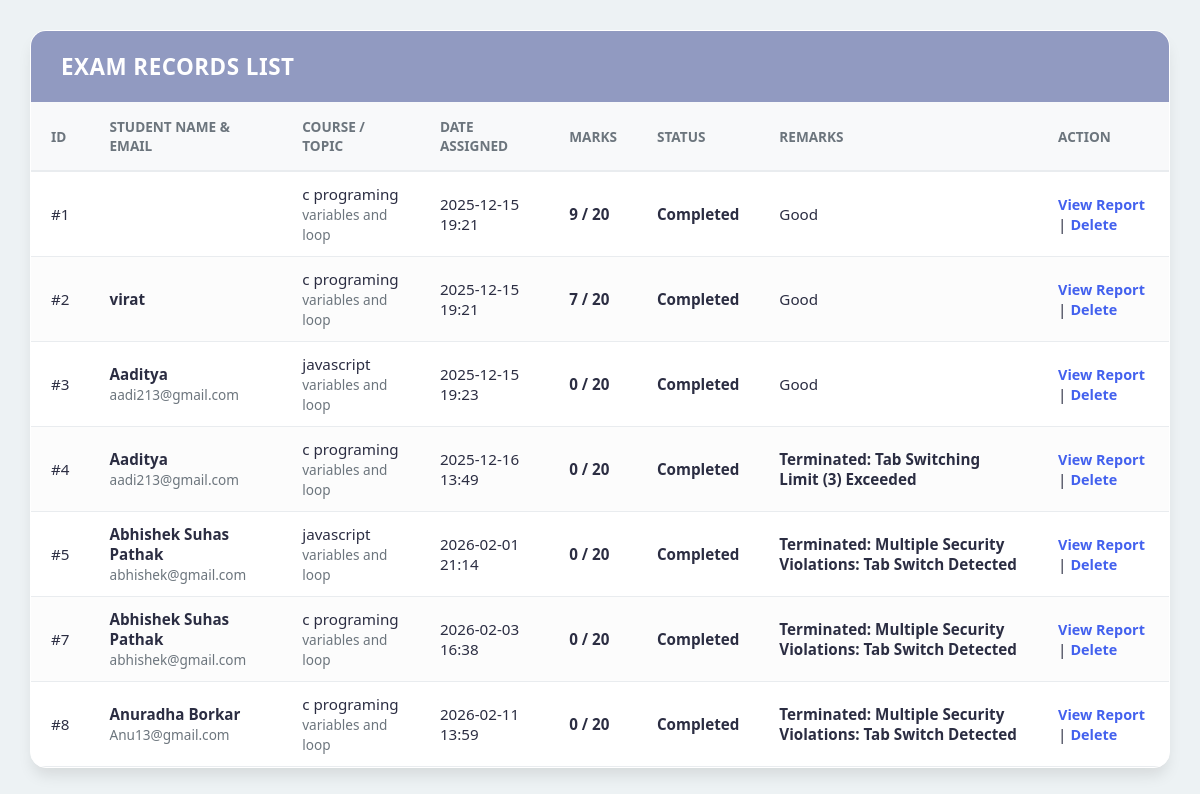
The page /exam-section/show_exams.php (signed in) on the database its author committed.
### tables this page shows
CREATE TABLE `student_exams` (
  `exam_id` int(11) NOT NULL,
  `student_id` varchar(100) DEFAULT NULL,
  `student_name` varchar(100) DEFAULT NULL,
  `student_email` varchar(255) DEFAULT NULL,
  `course_name` varchar(100) DEFAULT NULL,
  `subject` varchar(100) DEFAULT NULL,
  `topic_name` varchar(255) DEFAULT NULL,
  `difficulty` varchar(50) DEFAULT 'Medium',
  `total_questions` int(11) DEFAULT 20,
  `status` varchar(20) DEFAULT 'Pending',
  `exam_date` timestamp NOT NULL DEFAULT current_timestamp(),
  `marks_obtained` int(11) DEFAULT 0,
  `created_at` timestamp NOT NULL DEFAULT current_timestamp(),
  `remarks` varchar(255) DEFAULT 'Good'
);

### includes/security.php (called while the page is built, shortened)
<?php
function csrf_token()
{
    return $_SESSION['csrf_token'];
}

### exam-section/show_exams.php (the view, shortened to what this page needs)
<?php
require '../includes/security.php';
require '../includes/config.php';
$csrf_token = csrf_token();
$role = isset($_SESSION['role']) ? $_SESSION['role'] : '';
$logged_email = isset($_SESSION['username']) ? $_SESSION['username'] : '';
?>
<!DOCTYPE html>
<html lang="en">
<head>
  <link rel="stylesheet" href="../exam-section/exam-section-css/show_exams_style.css?v=<?php echo time(); ?>">
</head>
<body>
    <div class="card">
        <div class="card-header">
            <h3 class="card-title">Exam Records List</h3>
        </div>
        <div class="card-body">
            <table class="details-table">
                <thead>
                    <tr>
                        <th>ID</th>
                        <th>Student Name & Email</th>
                        <th>Course / Topic</th>
                        <th>Date Assigned</th>
                        <th>Marks</th>
                        <th>Status</th>
                        <th>Remarks</th>
                        <th>Action</th>
                    </tr>
                </thead>
                <tbody>
                    <?php
                    if ($role == 'student') {
                        $stmt = $con->prepare('SELECT * FROM student_exams WHERE student_email = ? ORDER BY exam_id');
                        $res = null;
                        if ($stmt) {
                            $stmt->bind_param('s', $logged_email);
                            $stmt->execute();
                            $res = $stmt->get_result();
                            $stmt->close();
                        }
                    } else {
                        $stmt = $con->prepare('SELECT * FROM student_exams ORDER BY exam_id');
                        $res = null;
                        if ($stmt) {
                            $stmt->execute();
                            $res = $stmt->get_result();
                        }
                    }
                    if($res && mysqli_num_rows($res) > 0) {
                        while($row = mysqli_fetch_assoc($res)) {
                            $dateShow = isset($row['exam_date']) ? date("Y-m-d H:i", strtotime($row['exam_date'])) : "N/A";
                            $marksShow = ($row['status'] == 'Completed') ? $row['marks_obtained'] . " / " . $row['total_questions'] : "-";
                            $statusClass = ($row['status'] == 'Completed') ? 'text-success' : 'text-warning';
                            $remarkText = isset($row['remarks']) ? $row['remarks'] : 'Completed Successfully';
                            $remarkClass = 'text-dark';
                            if(strpos($remarkText, 'Terminated') !== false) {
                                $remarkClass = 'text-danger';
                                $remarkText = $remarkText;
                            } else if($remarkText == 'Completed Successfully') {
                                $remarkClass = 'text-success';
                                $remarkText = 'Clean';
                            }
                            $deleteBtn = '';
                            if ($role == 'admin' || $role == 'teacher') {
                                $deleteBtn = " | <a href='delete_exam.php?exam_id={$row['exam_id']}&csrf_token=" . urlencode($csrf_token) . "' class='view-link text-danger' onclick=\"return confirm('Delete this exam?');\">Delete</a>";
                            }
                            echo "<tr>
                                <td>#{$row['exam_id']}</td>
                                <td>
                                    <strong>{$row['student_name']}</strong><br>
                                    <span style='font-size: 0.85rem; color: #6c757d;'>{$row['student_email']}</span>
                                </td>
                                <td>
                                    {$row['course_name']}<br>
                                    <span style='font-size: 0.85rem; color: #6c757d;'>{$row['topic_name']}</span>
                                </td>
                                <td>{$dateShow}</td>
                                <td><strong>{$marksShow}</strong></td>
                                <td class='{$statusClass}'>{$row['status']}</td>
                                <td class='{$remarkClass}'>{$remarkText}</td>
                                <td>
                                    <a href='view_student_result.php?exam_id={$row['exam_id']}' class='view-link'>View Report</a>{$deleteBtn}
                                </td>
                            </tr>";
                        }
                    } else {
                        echo "<tr><td colspan='8' style='text-align:center; padding:30px; color: #6c757d;'>No Exam Records Found</td></tr>";
                    }
                    ?>
                </tbody>
            </table>
        </div>
    </div>
</body>
</html>

### exam-section/exam-section-css/show_exams_style.css (style rules this page uses)
:root { --primary-color: #4361ee; --secondary-color: #f8f9fa; --text-dark: #2b2d42; --text-light: #6c757d; --border-color: #e9ecef; --success-color: #2ecc71; --danger-color: #e74c3c; --warning-color: #f1c40f; --header-bg: #919ac1; }
body { font-family: 'Segoe UI', 'Roboto', sans-serif; background-color: #edf2f4; color: var(--text-dark); margin: 0; padding: 30px; }
.card { background-color: #ffffff; border-radius: 16px; box-shadow: 0 10px 15px -3px rgba(0, 0, 0, 0.1); overflow: hidden; border: 1px solid white; }
.card-header { background-color: var(--header-bg); padding: 20px 30px; color: white; }
.card-title { font-size: 1.4rem; font-weight: 600; margin: 0; text-transform: uppercase; letter-spacing: 0.5px; }
.card-body { padding: 0; overflow-x: auto; }
.details-table { width: 100%; border-collapse: collapse; min-width: 900px; }
.details-table thead tr { background-color: #f8f9fa; }
.details-table th { padding: 15px 20px; font-size: 0.85rem; font-weight: 700; color: var(--text-light); text-transform: uppercase; border-bottom: 2px solid var(--border-color); text-align: left; }
.details-table td { padding: 12px 20px; font-size: 0.95rem; color: var(--text-dark); border-bottom: 1px solid var(--border-color); vertical-align: middle; }
.details-table tbody tr:nth-of-type(even) { background-color: #fcfcfc; }
.text-success { color: var(--success-color); font-weight: bold; }
.text-danger { color: var(--danger-color); font-weight: bold; }
.view-link { color: var(--primary-color); text-decoration: none; font-weight: 600; font-size: 0.9rem; }

### rows shown on the page
student_exams: exam_id "1", course_name "c programing", topic_name "variables and loop", exam_date "2025-12-15 19:21", marksShow "9 / 20", status "Completed", remarks "Good"
student_exams: exam_id "2", student_name "virat", course_name "c programing", topic_name "variables and loop", exam_date "2025-12-15 19:21", marksShow "7 / 20", status "Completed", remarks "Good"
student_exams: exam_id "3", student_name "Aaditya", student_email "aadi213@gmail.com", course_name "javascript", topic_name "variables and loop", exam_date "2025-12-15 19:23", marksShow "0 / 20", status "Completed", remarks "Good"
student_exams: exam_id "4", student_name "Aaditya", student_email "aadi213@gmail.com", course_name "c programing", topic_name "variables and loop", exam_date "2025-12-16 13:49", marksShow "0 / 20", status "Completed", remarks "Terminated: Tab Switching Limit (3) Exceeded"
student_exams: exam_id "5", student_name "Abhishek Suhas Pathak", student_email "abhishek@gmail.com", course_name "javascript", topic_name "variables and loop", exam_date "2026-02-01 21:14", marksShow "0 / 20", status "Completed", remarks "Terminated: Multiple Security Violations: Tab Switch Detected"
student_exams: exam_id "7", student_name "Abhishek Suhas Pathak", student_email "abhishek@gmail.com", course_name "c programing", topic_name "variables and loop", exam_date "2026-02-03 16:38", marksShow "0 / 20", status "Completed", remarks "Terminated: Multiple Security Violations: Tab Switch Detected"
student_exams: exam_id "8", student_name "Anuradha Borkar", student_email "Anu13@gmail.com", course_name "c programing", topic_name "variables and loop", exam_date "2026-02-11 13:59", marksShow "0 / 20", status "Completed", remarks "Terminated: Multiple Security Violations: Tab Switch Detected"
